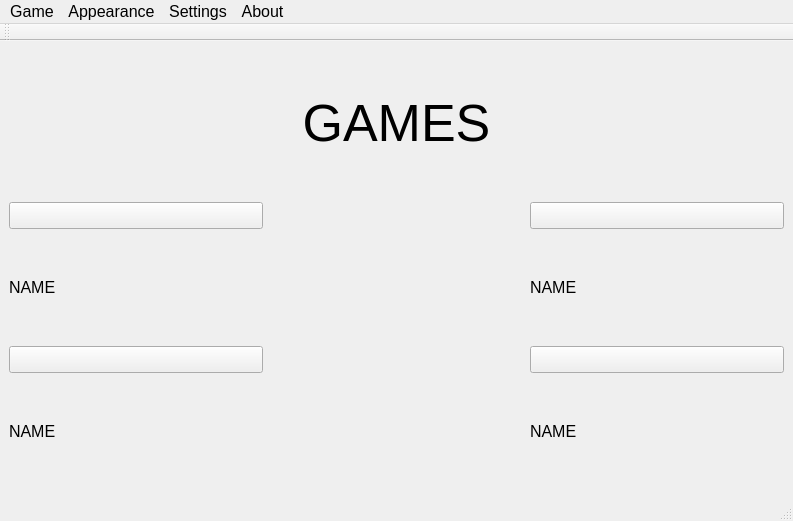
<?xml version="1.0" encoding="UTF-8"?>
<ui version="4.0">
 <class>MainWindow</class>
 <widget class="QMainWindow" name="MainWindow">
  <property name="geometry">
   <rect>
    <x>0</x>
    <y>0</y>
    <width>793</width>
    <height>521</height>
   </rect>
  </property>
  <property name="sizePolicy">
   <sizepolicy hsizetype="Preferred" vsizetype="Preferred">
    <horstretch>0</horstretch>
    <verstretch>0</verstretch>
   </sizepolicy>
  </property>
  <property name="font">
   <font>
    <pointsize>12</pointsize>
   </font>
  </property>
  <property name="windowTitle">
   <string>MainWindow</string>
  </property>
  <widget class="QWidget" name="centralwidget">
   <layout class="QGridLayout" name="gridLayout">
    <item row="2" column="0">
     <widget class="QPushButton" name="game_1">
      <property name="sizePolicy">
       <sizepolicy hsizetype="Minimum" vsizetype="Maximum">
        <horstretch>0</horstretch>
        <verstretch>0</verstretch>
       </sizepolicy>
      </property>
      <property name="text">
       <string/>
      </property>
     </widget>
    </item>
    <item row="4" column="2">
     <widget class="QPushButton" name="game_4">
      <property name="sizePolicy">
       <sizepolicy hsizetype="Minimum" vsizetype="Maximum">
        <horstretch>0</horstretch>
        <verstretch>0</verstretch>
       </sizepolicy>
      </property>
      <property name="text">
       <string/>
      </property>
     </widget>
    </item>
    <item row="2" column="2">
     <widget class="QPushButton" name="game_2">
      <property name="sizePolicy">
       <sizepolicy hsizetype="Minimum" vsizetype="Maximum">
        <horstretch>0</horstretch>
        <verstretch>0</verstretch>
       </sizepolicy>
      </property>
      <property name="text">
       <string/>
      </property>
     </widget>
    </item>
    <item row="5" column="0">
     <widget class="QLabel" name="name_3">
      <property name="sizePolicy">
       <sizepolicy hsizetype="Minimum" vsizetype="Maximum">
        <horstretch>0</horstretch>
        <verstretch>0</verstretch>
       </sizepolicy>
      </property>
      <property name="text">
       <string>NAME</string>
      </property>
     </widget>
    </item>
    <item row="4" column="0">
     <widget class="QPushButton" name="game_3">
      <property name="sizePolicy">
       <sizepolicy hsizetype="Minimum" vsizetype="Maximum">
        <horstretch>0</horstretch>
        <verstretch>0</verstretch>
       </sizepolicy>
      </property>
      <property name="text">
       <string/>
      </property>
     </widget>
    </item>
    <item row="3" column="0">
     <widget class="QLabel" name="name_1">
      <property name="sizePolicy">
       <sizepolicy hsizetype="Minimum" vsizetype="Maximum">
        <horstretch>0</horstretch>
        <verstretch>0</verstretch>
       </sizepolicy>
      </property>
      <property name="text">
       <string>NAME</string>
      </property>
     </widget>
    </item>
    <item row="5" column="2">
     <widget class="QLabel" name="name_4">
      <property name="sizePolicy">
       <sizepolicy hsizetype="Minimum" vsizetype="Maximum">
        <horstretch>0</horstretch>
        <verstretch>0</verstretch>
       </sizepolicy>
      </property>
      <property name="text">
       <string>NAME</string>
      </property>
     </widget>
    </item>
    <item row="0" column="0" colspan="3">
     <widget class="QLabel" name="label">
      <property name="sizePolicy">
       <sizepolicy hsizetype="Preferred" vsizetype="Maximum">
        <horstretch>0</horstretch>
        <verstretch>0</verstretch>
       </sizepolicy>
      </property>
      <property name="font">
       <font>
        <pointsize>39</pointsize>
       </font>
      </property>
      <property name="text">
       <string>GAMES</string>
      </property>
      <property name="textFormat">
       <enum>Qt::AutoText</enum>
      </property>
      <property name="alignment">
       <set>Qt::AlignCenter</set>
      </property>
     </widget>
    </item>
    <item row="3" column="2">
     <widget class="QLabel" name="name_2">
      <property name="sizePolicy">
       <sizepolicy hsizetype="Minimum" vsizetype="Maximum">
        <horstretch>0</horstretch>
        <verstretch>0</verstretch>
       </sizepolicy>
      </property>
      <property name="text">
       <string>NAME</string>
      </property>
     </widget>
    </item>
   </layout>
  </widget>
  <widget class="QMenuBar" name="menubar">
   <property name="geometry">
    <rect>
     <x>0</x>
     <y>0</y>
     <width>793</width>
     <height>27</height>
    </rect>
   </property>
   <widget class="QMenu" name="menuSettings">
    <property name="font">
     <font>
      <pointsize>1</pointsize>
     </font>
    </property>
    <property name="title">
     <string>Settings</string>
    </property>
   </widget>
   <widget class="QMenu" name="menuAbout">
    <property name="title">
     <string>About</string>
    </property>
   </widget>
   <widget class="QMenu" name="menuGame">
    <property name="title">
     <string>Game</string>
    </property>
   </widget>
   <widget class="QMenu" name="menuAppearence">
    <property name="title">
     <string>Appearance</string>
    </property>
   </widget>
   <addaction name="menuGame"/>
   <addaction name="menuAppearence"/>
   <addaction name="menuSettings"/>
   <addaction name="menuAbout"/>
  </widget>
  <widget class="QStatusBar" name="statusbar"/>
  <widget class="QToolBar" name="toolBar">
   <property name="windowTitle">
    <string>toolBar</string>
   </property>
   <attribute name="toolBarArea">
    <enum>TopToolBarArea</enum>
   </attribute>
   <attribute name="toolBarBreak">
    <bool>false</bool>
   </attribute>
  </widget>
 </widget>
 <resources/>
 <connections/>
</ui>
